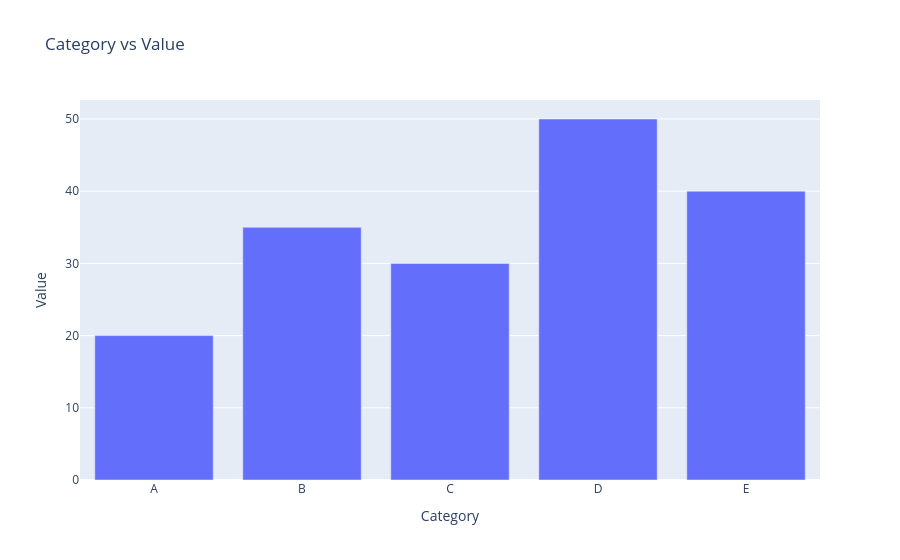

Notebook source saved alongside this figure:
### Markdown cell above
# Customizing / updating Axes and Titles
Customization in plotting means adjusting the default appearance of a chart so that it is clearer, more visually appealing, and better suited to your context. In Plotly, you can customize things like:

Axes: change the axis titles, range, grid, and tick labels.

Titles and labels: set or change the chart title, axis labels, and legend text.

Style: change colors, fonts, spacing, and layout.

### Code cell
data = {"Category":['A','B','C','D','E'], "Value":[20,35,30,50,40]}
df=pd.DataFrame(data)
fig = px.bar(df,x='Category',y='Value', title="Category vs Value")
fig.show()

### Figure 1 — Plotly figure (JSON) as saved in the notebook; plotly's stock layout.template omitted (floating-point values rounded to 4 significant figures)
{"data": [{"hovertemplate": "Category=%{x}<br>Value=%{y}<extra></extra>", "legendgroup": "", "marker": {"color": "#636efa", "pattern": {"shape": ""}}, "name": "", "orientation": "v", "showlegend": false, "textposition": "auto", "type": "bar", "x": ["A", "B", "C", "D", "E"], "xaxis": "x", "y": [20, 35, 30, 50, 40], "yaxis": "y"}], "layout": {"barmode": "relative", "legend": {"tracegroupgap": 0}, "title": {"text": "Category vs Value"}, "xaxis": {"anchor": "y", "domain": [0, 1], "title": {"text": "Category"}}, "yaxis": {"anchor": "x", "domain": [0, 1], "title": {"text": "Value"}}}}
